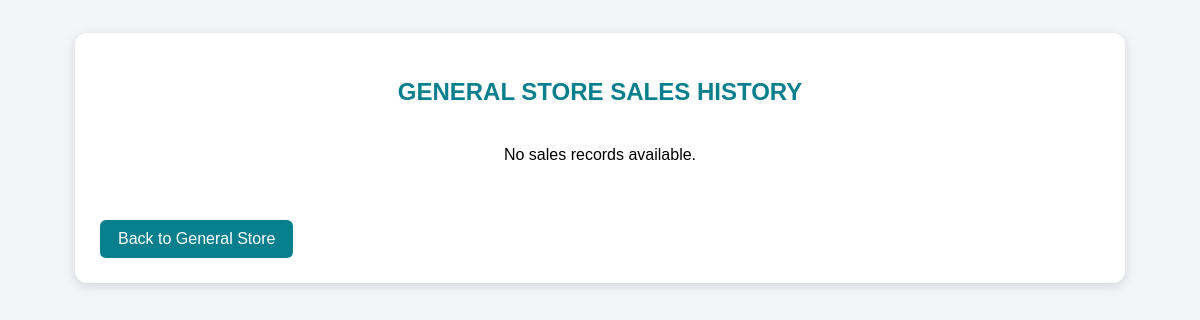
The app's page /general-store/sales-history/ (signed in), older data.
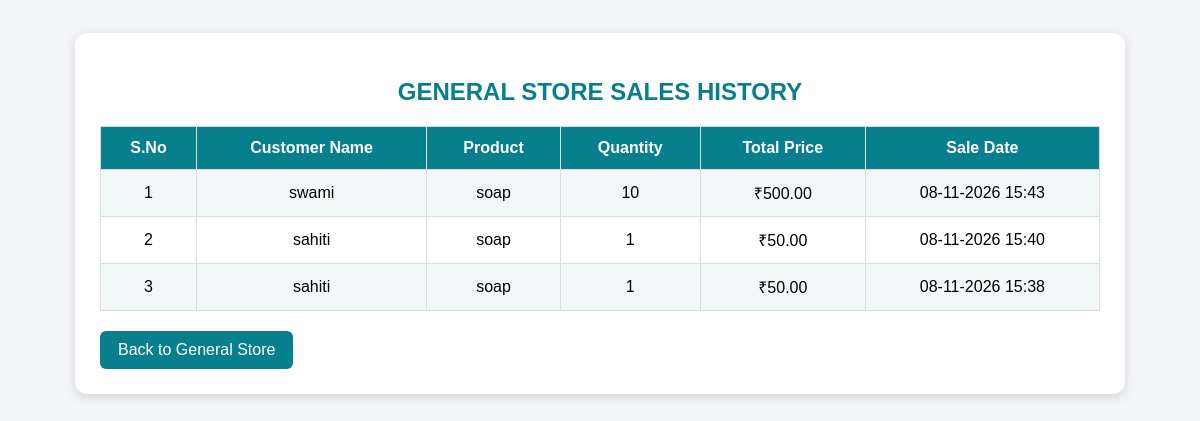
The same page, newer data.
### store/models.py (models this page shows, shortened)
class GeneralSale(models.Model):
    customer_name = models.CharField(max_length=100)
    product = models.ForeignKey(
        GeneralProduct,
        on_delete=models.CASCADE
    )
    quantity = models.IntegerField()
    total_price = models.DecimalField(
        max_digits=10,
        decimal_places=2
    )
    sale_date = models.DateTimeField(auto_now_add=True)

class GeneralProduct(models.Model):
    product_name = models.CharField(max_length=100)
    category = models.CharField(max_length=100)
    brand = models.CharField(max_length=100, blank=True)
    price = models.DecimalField(
        max_digits=10,
        decimal_places=2
    )
    stock = models.IntegerField()
    image = models.ImageField(
        upload_to="general_products/",
        blank=True,
        null=True
    )

### store/views.py (the view)
@login_required
def general_sales_history(request):
    sales_list = GeneralSale.objects.all().order_by(
        "-sale_date"
    )
    return render(request, "general_sales_history.html", {
        "sales": sales_list
    })

### store/templates/general_sales_history.html (shortened to what this page needs)
<!DOCTYPE html>
<html>
<head>
</head>
<body>
<div class="container">
    <h2>GENERAL STORE SALES HISTORY</h2>
    {% if sales %}
    <table>
        <tr>
            <th>S.No</th>
            <th>Customer Name</th>
            <th>Product</th>
            <th>Quantity</th>
            <th>Total Price</th>
            <th>Sale Date</th>
        </tr>
        {% for sale in sales %}
        <tr>
            <td>{{ forloop.counter }}</td>
            <td>{{ sale.customer_name }}</td>
            <td>{{ sale.product.product_name }}</td>
            <td>{{ sale.quantity }}</td>
            <td>₹{{ sale.total_price }}</td>
            <td>{{ sale.sale_date|date:"d-m-Y H:i" }}</td>
        </tr>
        {% endfor %}
    </table>
    {% else %}
        <p class="empty">No sales records available.</p>
    {% endif %}
    <a href="{% url 'general_store' %}" class="back">Back to General Store</a>
</div>
</body>
</html>

Row changes from the older to the newer data that the page shows:
added GeneralSale: customer_name "swami", product.product_name "soap", quantity "10", total_price "500.00", sale_date "08-11-2026 15:43"
added GeneralSale: customer_name "sahiti", product.product_name "soap", quantity "1", total_price "50.00", sale_date "08-11-2026 15:40"
added GeneralSale: customer_name "sahiti", product.product_name "soap", quantity "1", total_price "50.00", sale_date "08-11-2026 15:38"
Text that changed along with them:
text no longer shown: "No sales records available."
text now shown: "S.No Customer Name Product Quantity Total Price Sale Date"
